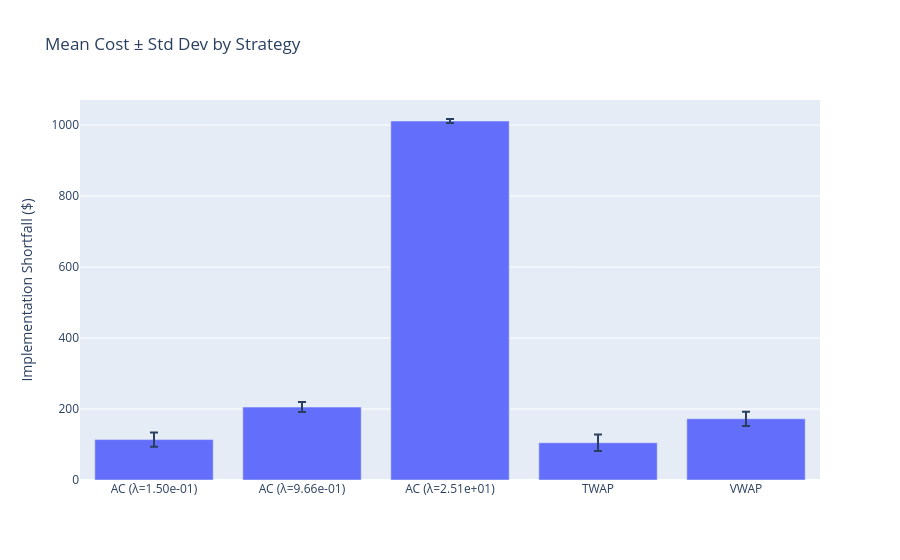

Notebook code cell kept with this figure:
### Code cell
fig2 = go.Figure()
fig2.add_trace(go.Bar(
    x=comparison_table['strategy'],
    y=comparison_table['mean_cost'],
    error_y=dict(type='data', array=np.sqrt(comparison_table['variance_cost']))
))
fig2.update_layout(title='Mean Cost ± Std Dev by Strategy', yaxis_title='Implementation Shortfall ($)')
fig2.show()

### Figure 1 — Plotly figure (JSON) as saved in the notebook; plotly's stock layout.template omitted (floating-point values rounded to 4 significant figures)
{"data": [{"error_y": {"array": [19.98, 14.06, 5.682, 23.06, 20.08], "type": "data"}, "type": "bar", "x": ["AC (λ=1.50e-01)", "AC (λ=9.66e-01)", "AC (λ=2.51e+01)", "TWAP", "VWAP"], "y": [113.8, 205.4, 1011.0, 104.9, 172.5]}], "layout": {"title": {"text": "Mean Cost ± Std Dev by Strategy"}, "yaxis": {"title": {"text": "Implementation Shortfall ($)"}}}}
